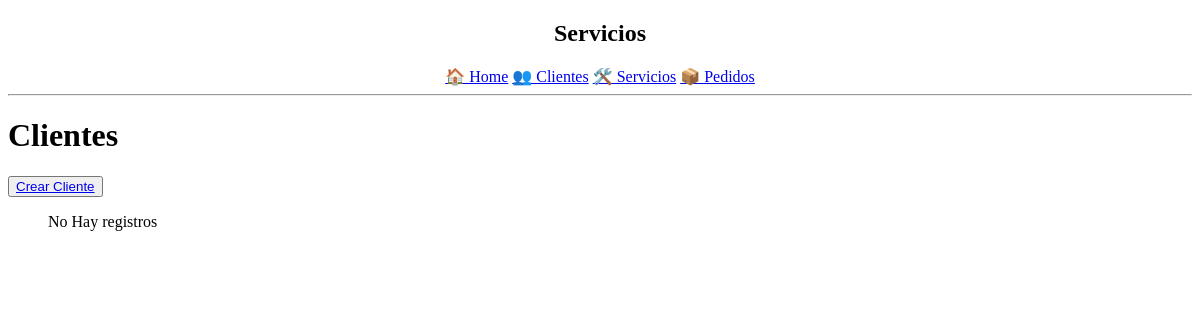
Before: /clientes/ with the older database file.
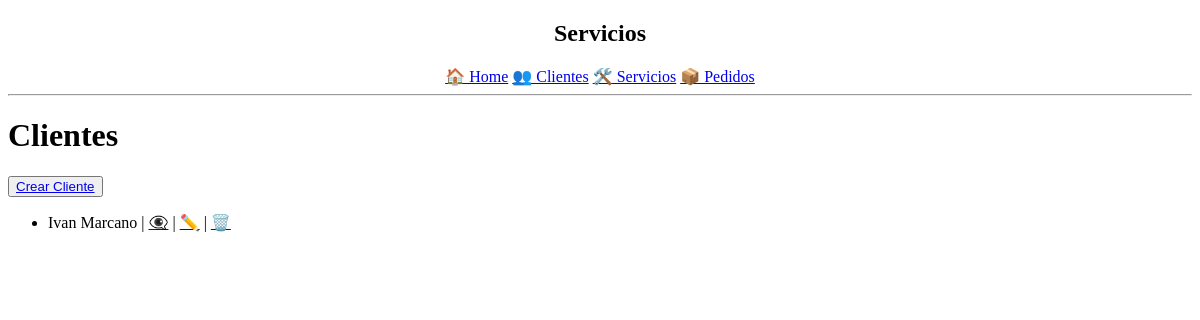
After: the same page with the newer database file.
### practica_servicios/models.py (models this page shows)
class Cliente(models.Model):
    nombre_cliente = models.CharField(max_length=45)
    apellido_cliente = models.CharField(max_length=45)
    celular_cliente = PhoneNumberField(unique=True, blank=True)
    email_cliente = models.EmailField(null=True)
    domicilio_cliente = models.TextField(max_length=100)
    def __str__(self) -> str:
        return f"{self.nombre_cliente.capitalize()} {self.apellido_cliente.capitalize()}"
    class Meta:
        verbose_name="Cliente"
        verbose_name_plural="Clientes"

### practica_servicios/views/cliente.py (the view)
# urls.py: path("clientes/", cliente.ClienteList.as_view(), name="cliente_list"),
class ClienteList(ListView):
    model= Cliente
    context_object_name = "clientes"

### practica_servicios/templates/practica_servicios/cliente_list.html
{% extends 'practica_servicios/base.html' %}
{% block contenido %}
    <h1>Clientes</h1>
    <button><a href="{%  url 'practica_servicios:cliente_create'%}">Crear Cliente</a></button>
    <ul>
    {%for cliente in clientes%}
        <li> <p>{{ cliente }}
            | <a href= "{%url 'practica_servicios:cliente_detail' cliente.id %}">👁️‍🗨️</a>
            | <a href="{% url 'practica_servicios:cliente_update' cliente.id %}">✏️</a>
            | <a href="{% url 'practica_servicios:cliente_delete' cliente.id %}">🗑️</a>
        </p>
    {% empty %}
        <p>No Hay registros </p>
    {% endfor %}
    </ul>
{% endblock contenido %}

Changed rows visible on the page:
added Cliente: nombre_cliente+apellido_cliente "Ivan Marcano"
Other visible differences:
text no longer shown: "No Hay registros"
